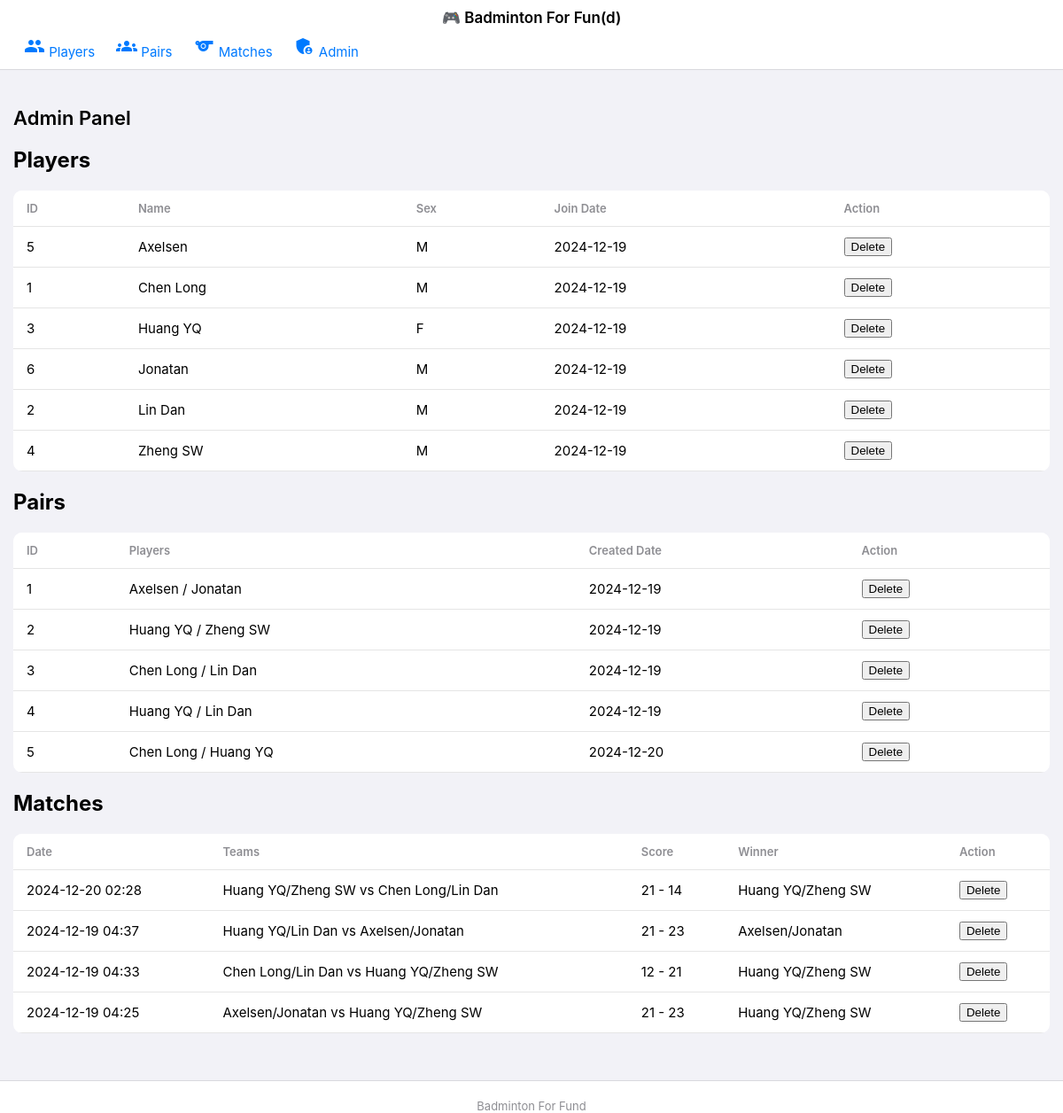
The page /admin on the database its author committed.
### app.py (models this page shows, shortened)
class Player(db.Model):
    id = db.Column(db.Integer, primary_key=True)
    name = db.Column(db.String(80), nullable=False, unique=True)
    sex = db.Column(db.Enum(Sex), nullable=False, default=Sex.U)
    join_date = db.Column(db.DateTime, default=datetime.utcnow)
    is_active = db.Column(db.Boolean, default=True)
    elo_rating = db.Column(db.Float, default=1200.0)

class Pair(db.Model):
    id = db.Column(db.Integer, primary_key=True)
    player1_id = db.Column(db.Integer, db.ForeignKey('player.id'), nullable=False)
    player2_id = db.Column(db.Integer, db.ForeignKey('player.id'), nullable=False)
    created_date = db.Column(db.DateTime, default=datetime.utcnow)
    elo_rating = db.Column(db.Float, default=1200.0)
    player1 = db.relationship('Player', foreign_keys=[player1_id])
    player2 = db.relationship('Player', foreign_keys=[player2_id])
    __table_args__ = (
        db.UniqueConstraint('player1_id', 'player2_id', name='unique_pair'),
    )

class DoubleMatch(db.Model):
    id = db.Column(db.Integer, primary_key=True)
    team1_pair_id = db.Column(db.Integer, db.ForeignKey('pair.id'), nullable=False)
    team2_pair_id = db.Column(db.Integer, db.ForeignKey('pair.id'), nullable=False)
    team1_score = db.Column(db.Integer, nullable=False)
    team2_score = db.Column(db.Integer, nullable=False)
    winner_pair_id = db.Column(db.Integer, db.ForeignKey('pair.id'), nullable=False)
    match_date = db.Column(db.DateTime, default=datetime.utcnow)
    team1_pair = db.relationship('Pair', foreign_keys=[team1_pair_id])
    team2_pair = db.relationship('Pair', foreign_keys=[team2_pair_id])
    winner_pair = db.relationship('Pair', foreign_keys=[winner_pair_id])

### app.py (the view)
@app.route('/admin')
def admin():
    players = Player.query.order_by(Player.name).all()
    pairs = Pair.query.all()
    double_matches = DoubleMatch.query.order_by(DoubleMatch.match_date.desc()).all()
    template = 'ios/admin.html' if is_ios() else 'admin.html'
    return render_template(template,
                         players=players,
                         pairs=pairs,
                         double_matches=double_matches)

### app.py (called while the page is built)
def is_ios():
    user_agent = request.headers.get('User-Agent', '').lower()
    return any(device in user_agent for device in ['iphone', 'ipad'])

@app.context_processor
def utility_processor():
    return dict(is_ios=is_ios)

### templates/admin.html (shortened to what this page needs)
{% extends "base.html" %}
{% block content %}
<div class="header">
    <h1>Admin Panel</h1>
</div>
<div class="admin-section">
    <h2>Players</h2>
    <div class="table-container">
        <table>
            <thead>
                <tr>
                    <th>ID</th>
                    <th>Name</th>
                    <th>Sex</th>
                    <th>Join Date</th>
                    <th>Action</th>
                </tr>
            </thead>
            <tbody>
                {% for player in players %}
                <tr>
                    <td>{{ player.id }}</td>
                    <td>{{ player.name }}</td>
                    <td>{{ player.sex.value }}</td>
                    <td>{{ player.join_date.strftime('%Y-%m-%d') }}</td>
                    <td>
                        <form method="POST" action="{{ url_for('delete_player', id=player.id) }}"
                              onsubmit="return confirm('Are you sure you want to delete this player?');">
                            <button type="submit" class="btn-delete">Delete</button>
                        </form>
                    </td>
                </tr>
                {% endfor %}
            </tbody>
        </table>
    </div>
</div>
<div class="admin-section">
    <h2>Pairs</h2>
    <div class="table-container">
        <table>
            <thead>
                <tr>
                    <th>ID</th>
                    <th>Players</th>
                    <th>Created Date</th>
                    <th>Action</th>
                </tr>
            </thead>
            <tbody>
                {% for pair in pairs %}
                <tr>
                    <td>{{ pair.id }}</td>
                    <td>{{ pair.player1.name }} / {{ pair.player2.name }}</td>
                    <td>{{ pair.created_date.strftime('%Y-%m-%d') }}</td>
                    <td>
                        <form method="POST" action="{{ url_for('delete_pair', id=pair.id) }}"
                              onsubmit="return confirm('Are you sure you want to delete this pair?');">
                            <button type="submit" class="btn-delete">Delete</button>
                        </form>
                    </td>
                </tr>
                {% endfor %}
            </tbody>
        </table>
    </div>
</div>
<div class="admin-section">
    <h2>Matches</h2>
    <div class="table-container">
        <table>
            <thead>
                <tr>
                    <th>Date</th>
                    <th>Teams</th>
                    <th>Score</th>
                    <th>Winner</th>
                    <th>Action</th>
                </tr>
            </thead>
            <tbody>
                {% for match in double_matches %}
                <tr>
                    <td>{{ match.match_date.strftime('%Y-%m-%d %H:%M') }}</td>
                    <td>
                        {{ match.team1_pair.player1.name }}/{{ match.team1_pair.player2.name }}
                        vs
                        {{ match.team2_pair.player1.name }}/{{ match.team2_pair.player2.name }}
                    </td>
                    <td>{{ match.team1_score }} - {{ match.team2_score }}</td>
                    <td>
                        {{ match.winner_pair.player1.name }}/{{ match.winner_pair.player2.name }}
                    </td>
                    <td>
                        <form method="POST" action="{{ url_for('delete_double_match', id=match.id) }}"
                              onsubmit="return confirm('Are you sure you want to delete this match?');">
                            <button type="submit" class="btn-delete">Delete</button>
                        </form>
                    </td>
                </tr>
                {% endfor %}
            </tbody>
        </table>
    </div>
</div>
{% endblock %}

### static/style.css (style rules this page uses)
:root { --primary-color: #007AFF; --success-color: #34C759; --danger-color: #FF3B30; --background-color: #F2F2F7; --card-background: #FFFFFF; --text-color: #000000; --text-secondary: #8E8E93; }
body { margin: 0; padding: 0; font-family: -apple-system, BlinkMacSystemFont, sans-serif; background: var(--background-color); color: var(--text-color); -webkit-font-smoothing: antialiased; }
.table-container { background: var(--card-background); border-radius: 10px; margin: 10px 0; overflow-x: auto; -webkit-overflow-scrolling: touch; }
table { width: 100%; border-collapse: collapse; }
th { background: var(--card-background); padding: 12px 15px; text-align: left; font-weight: 600; font-size: 13px; color: var(--text-secondary); border-bottom: 1px solid rgba(0,0,0,0.1); }
td { padding: 12px 15px; border-bottom: 1px solid rgba(0,0,0,0.1); font-size: 15px; }
.header { display: flex; justify-content: space-between; align-items: center; margin-bottom: 20px; }
.header h1 { font-size: 22px; font-weight: 600; margin: 0; }

### rows shown on the page
Player: id "5", name "Axelsen", sex.value "M", join_date "2024-12-19"
Player: id "1", name "Chen Long", sex.value "M", join_date "2024-12-19"
Player: id "3", name "Huang YQ", sex.value "F", join_date "2024-12-19"
Player: id "6", name "Jonatan", sex.value "M", join_date "2024-12-19"
Player: id "2", name "Lin Dan", sex.value "M", join_date "2024-12-19"
Player: id "4", name "Zheng SW", sex.value "M", join_date "2024-12-19"
Pair: id "1", player1.name "Axelsen", player2.name "Jonatan", created_date "2024-12-19"
Pair: id "2", player1.name "Huang YQ", player2.name "Zheng SW", created_date "2024-12-19"
Pair: id "3", player1.name "Chen Long", player2.name "Lin Dan", created_date "2024-12-19"
Pair: id "4", player1.name "Huang YQ", player2.name "Lin Dan", created_date "2024-12-19"
Pair: id "5", player1.name "Chen Long", player2.name "Huang YQ", created_date "2024-12-20"
DoubleMatch: match_date "2024-12-20 02:28", team1_pair.player1.name "Huang YQ", team1_pair.player2.name "Zheng SW", team2_pair.player1.name "Chen Long", team2_pair.player2.name "Lin Dan", team1_score "21", team2_score "14", winner_pair.player1.name "Huang YQ", winner_pair.player2.name "Zheng SW"
DoubleMatch: match_date "2024-12-19 04:37", team1_pair.player1.name "Huang YQ", team1_pair.player2.name "Lin Dan", team2_pair.player1.name "Axelsen", team2_pair.player2.name "Jonatan", team1_score "21", team2_score "23", winner_pair.player1.name "Axelsen", winner_pair.player2.name "Jonatan"
DoubleMatch: match_date "2024-12-19 04:33", team1_pair.player1.name "Chen Long", team1_pair.player2.name "Lin Dan", team2_pair.player1.name "Huang YQ", team2_pair.player2.name "Zheng SW", team1_score "12", team2_score "21", winner_pair.player1.name "Huang YQ", winner_pair.player2.name "Zheng SW"
DoubleMatch: match_date "2024-12-19 04:25", team1_pair.player1.name "Axelsen", team1_pair.player2.name "Jonatan", team2_pair.player1.name "Huang YQ", team2_pair.player2.name "Zheng SW", team1_score "21", team2_score "23", winner_pair.player1.name "Huang YQ", winner_pair.player2.name "Zheng SW"
